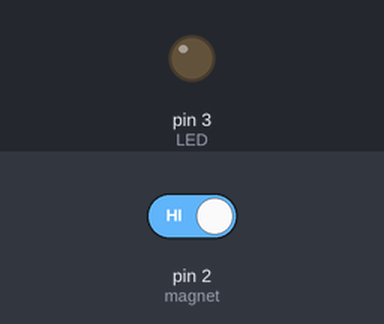
Simulated run of this sketch. Board: Arduino Uno, built with avr-gcc and run on an emulated ATmega328P. On the bench: output pins drawn as LEDs (lit = HIGH). The test bench sets the inputs (shaded band); at power-on: pin 2 (magnet) HIGH. What the sketch prints to the serial monitor is not drawn.

Above: at 1.2 s.
1.3 s: pin 2 (magnet) driven LOW
At 2.0 s:
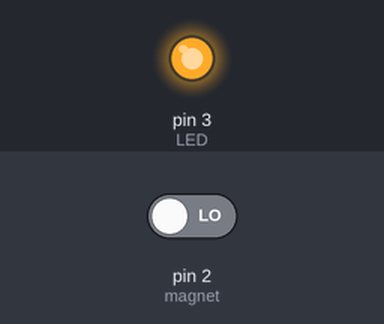
2.8 s: pin 2 (magnet) driven HIGH
At 3.2 s:
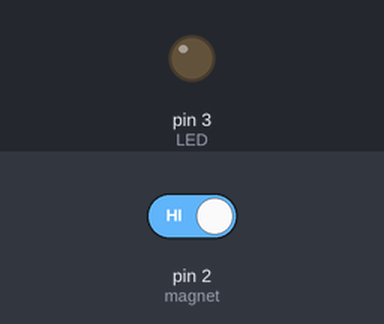
Timing chart, 0 to 5.8 s (numbered marks = the images above; inputs shaded):
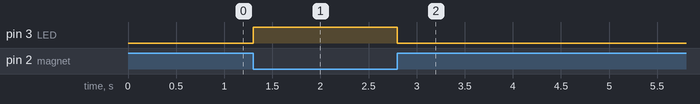

Measured:
- after the input at 1.3 s, pin 3 (LED): LOW → HIGH at once
- after the input at 2.8 s, pin 3 (LED): HIGH → LOW at once

The sketch:

magnet.ino
```cpp
int magnet = 2;
int LED = 3;

void setup()
{
  pinMode(LED,OUTPUT);
  pinMode(magnet,INPUT);
  Serial.begin(9600);

}

void loop()
{
  if(digitalRead(magnet) == LOW)
     digitalWrite(LED,HIGH);
  if (digitalRead(magnet) == HIGH)
    digitalWrite(LED,LOW);
  Serial.print(magnet);

}
```
